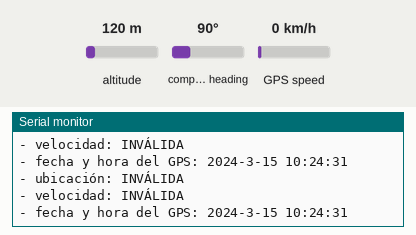
A sketch run on a simulated ESP32. Shown: the last lines printed to the serial monitor. Inputs (shaded band) come from the test bench; at power-on: altitude 120 m, GPS speed 0 km/h, compass heading 90°. The GPS gets a fix after 3 s at 37.7749, -122.4194 with 8 satellites.

Above: at 1.2 s.
1.3 s: altitude set to 20 m
At 2.9 s:
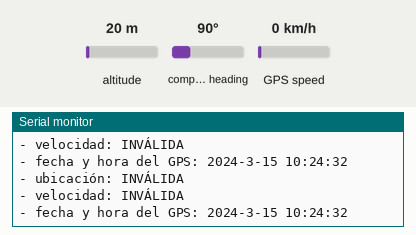
4.5 s: GPS speed set to 2 km/h
At 5.8 s:
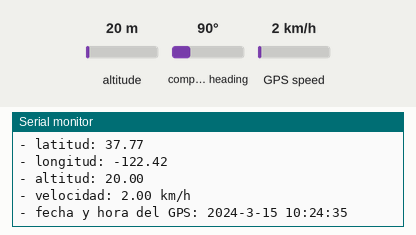
6.0 s: altitude set to 250 m
At 6.9 s:
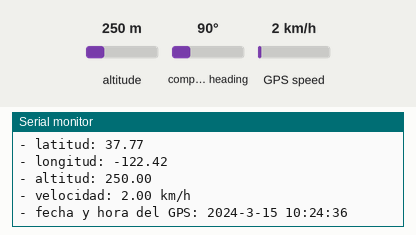
Timing chart, 0 to 9.0 s (numbered marks = the images above; inputs shaded):
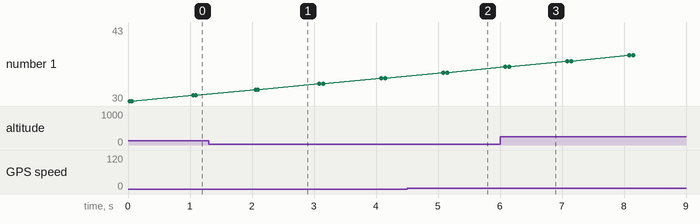

Measured:
- after the input at 4.5 s, the serial monitor: prints a new line after 0.58 s (image 2)
- after the input at 6.0 s, the serial monitor: prints a new line after 0.08 s (image 3)

The sketch:

gpsESP32.ino
```cpp
#include <TinyGPS++.h>

#define GPS_BAUDRATE 9600
TinyGPSPlus gps;

void setup() {
  Serial.begin(115200);
  //GPIO16 (RX) y GPIO17 (TX) para Serial2, usar estos pines.
  Serial2.begin(GPS_BAUDRATE);
  Serial.println(F("ESP32 - Módulo GPS"));
}

void loop() {
  if (Serial2.available() > 0) {
    if (gps.encode (Serial2.read())) {
      if (gps.location.isValid()) {
        Serial.print(F("- latitud: "));
        Serial.println(gps.location.lat ());
        Serial.print(F("- longitud: "));
        Serial.println(gps.location.lng ());
        Serial.print(F("- altitud: "));
        if (gps.altitude.isValid()) Serial.println(gps.altitude.meters ());
        else Serial.println(F("INVÁLIDA"));
      } else {
        Serial.println(F("- ubicación: INVÁLIDA"));
      }
      Serial.print(F("- velocidad: "));
      if (gps.speed.isValid()) {
        Serial.print(gps.speed.kmph ());
        Serial.println(F(" km/h"));
      } else {
        Serial.println(F("INVÁLIDA"));
      }
      Serial.print(F("- fecha y hora del GPS: "));
      if (gps.date.isValid() && gps.time.isValid()) {
        Serial.print(gps.date.year());
        Serial.print(F("-"));
        Serial.print(gps.date.month());
        Serial.print(F("-"));
        Serial.print(gps.date.day());
        Serial.print(F(" "));
        Serial.print(gps.time.hour());
        Serial.print(F(":"));
        Serial.print(gps.time.minute());
        Serial.print(F(":"));
        Serial.println(gps.time.second());
      } else {
        Serial.println(F("INVÁLIDA"));
      }
      Serial.println();
    }
  }
  if (millis() > 5000 && gps.charsProcessed () < 10)
    Serial.println(F("No se reciben datos del GPS: revisa el cableado"));
}
```
